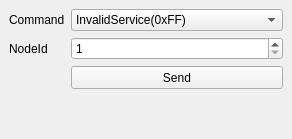
<?xml version="1.0" encoding="UTF-8"?>
<ui version="4.0">
 <author>Ramakrishnan Periyakaruppan</author>
 <class>NmtCommandsDock</class>
 <widget class="QDockWidget" name="NmtCommandsDock">
  <property name="geometry">
   <rect>
    <x>0</x>
    <y>0</y>
    <width>292</width>
    <height>139</height>
   </rect>
  </property>
  <property name="minimumSize">
   <size>
    <width>243</width>
    <height>133</height>
   </size>
  </property>
  <property name="maximumSize">
   <size>
    <width>524287</width>
    <height>150</height>
   </size>
  </property>
  <property name="windowTitle">
   <string>Send NMT Command</string>
  </property>
  <widget class="QWidget" name="dockWidgetContents">
   <layout class="QFormLayout" name="formLayout">
    <item row="0" column="0">
     <widget class="QLabel" name="label">
      <property name="text">
       <string>Command</string>
      </property>
     </widget>
    </item>
    <item row="0" column="1">
     <widget class="QComboBox" name="nmtCommand">
      <item>
       <property name="text">
        <string>InvalidService(0xFF)</string>
       </property>
      </item>
      <item>
       <property name="text">
        <string>StartNode(0x21)</string>
       </property>
      </item>
      <item>
       <property name="text">
        <string>StopNode(0x22)</string>
       </property>
      </item>
      <item>
       <property name="text">
        <string>EnterPreOperational2(0x23)</string>
       </property>
      </item>
      <item>
       <property name="text">
        <string>EnableReadyToOperate(0x24)</string>
       </property>
      </item>
      <item>
       <property name="text">
        <string>ResetNode(0x28)</string>
       </property>
      </item>
      <item>
       <property name="text">
        <string>ResetCommunication(0x29)</string>
       </property>
      </item>
      <item>
       <property name="text">
        <string>ResetConfiguration(0x2A)</string>
       </property>
      </item>
      <item>
       <property name="text">
        <string>SwReset(0x2B)</string>
       </property>
      </item>
     </widget>
    </item>
    <item row="1" column="0">
     <widget class="QLabel" name="label_2">
      <property name="text">
       <string>NodeId</string>
      </property>
     </widget>
    </item>
    <item row="1" column="1">
     <widget class="QSpinBox" name="nodeId">
      <property name="minimum">
       <number>1</number>
      </property>
      <property name="maximum">
       <number>255</number>
      </property>
      <property name="value">
       <number>1</number>
      </property>
     </widget>
    </item>
    <item row="2" column="1">
     <widget class="QPushButton" name="sendNmtBtn">
      <property name="minimumSize">
       <size>
        <width>0</width>
        <height>23</height>
       </size>
      </property>
      <property name="text">
       <string>Send</string>
      </property>
     </widget>
    </item>
    <item row="3" column="0" colspan="2">
     <widget class="QLabel" name="nmtResult">
      <property name="text">
       <string/>
      </property>
     </widget>
    </item>
   </layout>
  </widget>
 </widget>
 <resources/>
 <connections/>
</ui>
